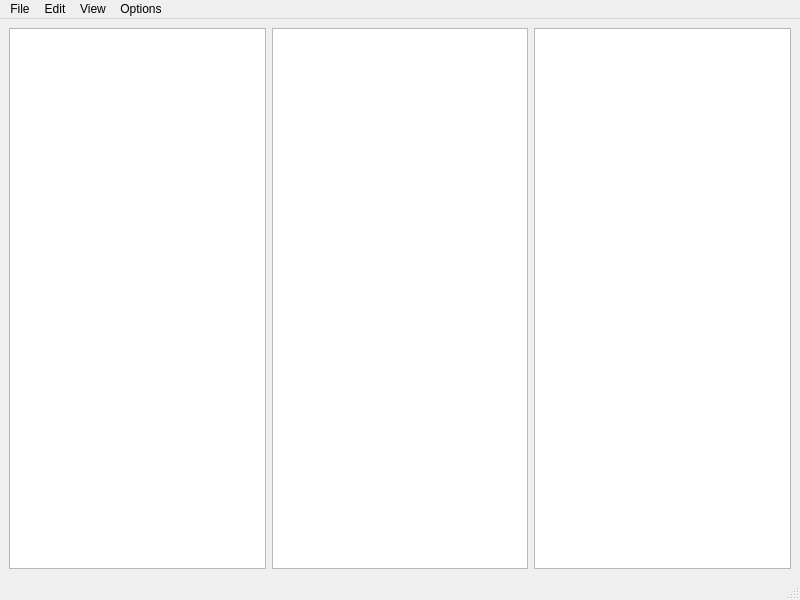
<?xml version="1.0" encoding="UTF-8"?>
<ui version="4.0">
 <class>MainWindow</class>
 <widget class="QMainWindow" name="MainWindow">
  <property name="geometry">
   <rect>
    <x>0</x>
    <y>0</y>
    <width>800</width>
    <height>600</height>
   </rect>
  </property>
  <property name="windowTitle">
   <string>MainWindow</string>
  </property>
  <widget class="QWidget" name="centralwidget">
   <layout class="QGridLayout" name="gridLayout">
    <item row="0" column="0">
     <layout class="QGridLayout" name="gridLayout">
      <item row="0" column="0">
       <widget class="QListWidget" name="listWidget"/>
      </item>
      <item row="0" column="2">
       <widget class="QTextEdit" name="textEdit"/>
      </item>
      <item row="0" column="1">
       <widget class="QGraphicsView" name="graphicsView"/>
      </item>
     </layout>
    </item>
   </layout>
  </widget>
  <widget class="QMenuBar" name="menubar">
   <property name="geometry">
    <rect>
     <x>0</x>
     <y>0</y>
     <width>800</width>
     <height>17</height>
    </rect>
   </property>
   <widget class="QMenu" name="menuFile">
    <property name="title">
     <string>File</string>
    </property>
   </widget>
   <widget class="QMenu" name="menuEdit">
    <property name="title">
     <string>Edit</string>
    </property>
   </widget>
   <widget class="QMenu" name="menuOptions">
    <property name="title">
     <string>View</string>
    </property>
   </widget>
   <widget class="QMenu" name="menuOptions_2">
    <property name="title">
     <string>Options</string>
    </property>
   </widget>
   <addaction name="menuFile"/>
   <addaction name="menuEdit"/>
   <addaction name="menuOptions"/>
   <addaction name="menuOptions_2"/>
  </widget>
  <widget class="QStatusBar" name="statusbar"/>
 </widget>
 <resources/>
 <connections/>
</ui>
